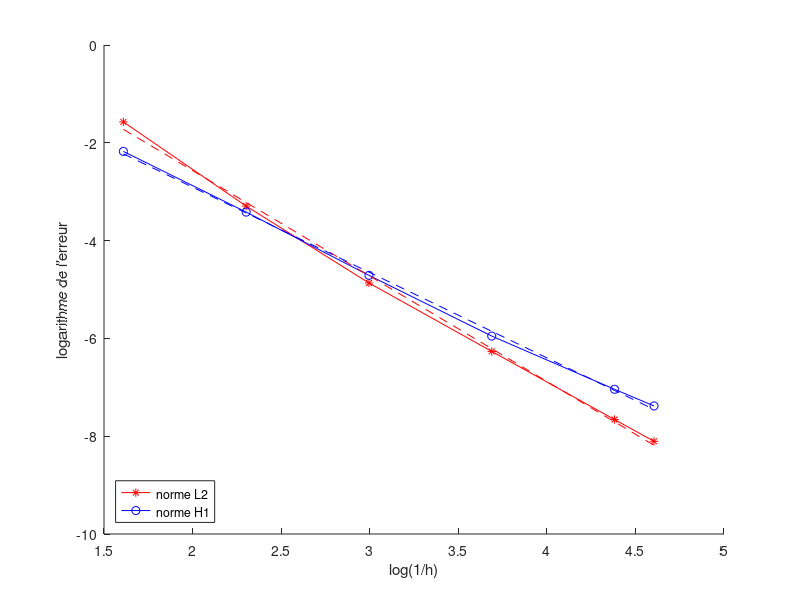

Write the MATLAB code that produced this figure.
H = [0.2 0.1 0.05 0.025 0.0125 0.01];
L2 = [0.2074 0.0371 0.0077 0.0019 4.7143e-04 3.0223e-04];
H1 = [0.1135 0.0328 0.0090 0.0026 8.7547e-04 6.2295e-04];
Y1 = log(L2);
Y2 = log(H1);
X = log(1./H);
p1 = polyfit(X,Y1,1);
p2 = polyfit(X,Y2,1);
y1 = p1(1)*X+p1(2);
y2 = p2(1)*X+p2(2);
figure(1)
hold on
plot(X,Y1,'r-*')
plot(X,Y2,'b-o')
plot(X,y1,'r--')
plot(X,y2,'b--')
xlabel('log(1/h)');
ylabel("logarithme de l'erreur");
legend({'norme L2','norme H1'},'Location','southwest')